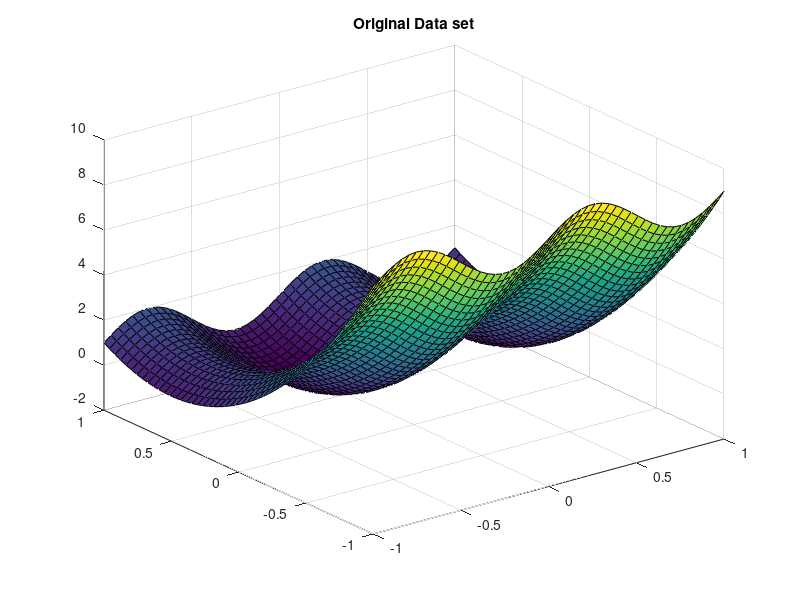

Source code (MATLAB): (Note: this script raises an error after producing the figure.)
addpath('../../HBF1');
addpath('../../HBF1/model_functions');
addpath('../../HBF1/update_rules_GD/Stochastic_gracient_descent');
addpath('../../HBF1/derivatives_c');
addpath('../../HBF1/derivatives_t');
addpath('../../../common/squared_error_risk');
addpath('../../../common/visualize_centers')
addpath('../../../common/cross_validation/standard_train_cv_test_validation')
addpath('../../../common')
addpath('../../../common/MNIST')
addpath('../../../common/kernel_functions')
addpath('../../../RBF_multivariant_regression/RBF');
addpath('../../../common/data_generation/synthetic_data_2D')
%% create data from range
start_val = -1;
end_val = 1;
sqrtN = 50; %N = sqrtN*sqrtN
N = sqrtN*sqrtN
fprintf('N = %d\n',N);
x_range = linspace(start_val, end_val, sqrtN);
y_range = linspace(start_val, end_val, sqrtN);
%% make meshgrid
[X,Y] = meshgrid(x_range, y_range);
Z = sin(2*pi*X) + 4*(Y - 0.5).^2; %% h_add
figure
surf(X,Y,Z);
title('Original Data set')
%% create data set for training alg 
[ X_data,Y_data] = make_data_from_meshgrid( X,Y,Z );
%% predict
eta_c = 0.01;
eta_t = 0.01;
lambda = 0;
gau_precision = 0.1;
D_out = 1;
visualize = 0;
sgd_errors = 0;
iterations = 10*N;
center = 2500
K = center;
%c_init = normc(rand(K,D_out)); % (N x D)
c_init = rand(K,D_out); % (N x D)
t_init = datasample(X_data', K, 'Replace', false)'; % (D x N)
mdl_params = HBF1_parameters(c_init,t_init,gau_precision,lambda);
tic;
[mdl_params, ~, ~] = learn_HBF1_SGD( X_data, Y_data', mdl_params, iterations,visualize, X_data,Y_data, eta_c,eta_t, sgd_errors);
time_passed = toc;
[secs, minutes, hours, ~] = time_elapsed(iterations, time_passed )
mdl_current = HBF1( mdl_params );
F_data = mdl_current.predict_data_set(X_data)';
size(F_data);
%% make the data back to mesh from training data
[Xp,Yp,Zp] = make_meshgrid_data_from_training_data( X_data,F_data );
figure
surf(Xp,Yp,Zp);
title('Reconstructed function')